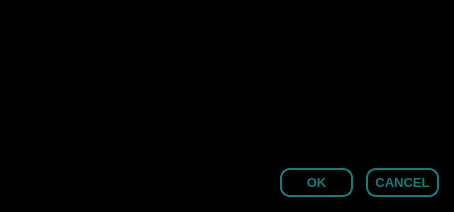
<?xml version="1.0" encoding="UTF-8"?>
<ui version="4.0">
 <class>message</class>
 <widget class="QWidget" name="message">
  <property name="geometry">
   <rect>
    <x>0</x>
    <y>0</y>
    <width>454</width>
    <height>212</height>
   </rect>
  </property>
  <property name="windowTitle">
   <string>Form</string>
  </property>
  <property name="styleSheet">
   <string notr="true">background-color: rgb(0, 0, 0);
color: rgb(19, 126, 124);</string>
  </property>
  <widget class="QPushButton" name="pb_ok">
   <property name="geometry">
    <rect>
     <x>280</x>
     <y>168</y>
     <width>73</width>
     <height>29</height>
    </rect>
   </property>
   <property name="font">
    <font>
     <family>Arial</family>
     <pointsize>10</pointsize>
     <weight>75</weight>
     <bold>true</bold>
    </font>
   </property>
   <property name="cursor">
    <cursorShape>PointingHandCursor</cursorShape>
   </property>
   <property name="styleSheet">
    <string notr="true">QPushButton::disabled {
    border: 2px solid rgb(149, 149, 149);
	color:rgb(149, 149, 149);
	border-radius:10px;
}
QPushButton{
border: 2px solid rgb(19, 126, 124);
border-radius:10px;
}
</string>
   </property>
   <property name="text">
    <string>OK</string>
   </property>
  </widget>
  <widget class="QPushButton" name="pb_cancel">
   <property name="geometry">
    <rect>
     <x>366</x>
     <y>168</y>
     <width>73</width>
     <height>29</height>
    </rect>
   </property>
   <property name="font">
    <font>
     <family>Arial</family>
     <pointsize>10</pointsize>
     <weight>75</weight>
     <bold>true</bold>
    </font>
   </property>
   <property name="cursor">
    <cursorShape>PointingHandCursor</cursorShape>
   </property>
   <property name="styleSheet">
    <string notr="true">QPushButton::disabled {
    border: 2px solid rgb(149, 149, 149);
	color:rgb(149, 149, 149);
	border-radius:10px;
}
QPushButton{
border: 2px solid rgb(19, 126, 124);
border-radius:10px;
}
</string>
   </property>
   <property name="text">
    <string>CANCEL</string>
   </property>
  </widget>
  <widget class="QTextEdit" name="textEdit">
   <property name="geometry">
    <rect>
     <x>110</x>
     <y>26</y>
     <width>327</width>
     <height>133</height>
    </rect>
   </property>
   <property name="font">
    <font>
     <family>Arial</family>
     <pointsize>12</pointsize>
    </font>
   </property>
   <property name="styleSheet">
    <string notr="true">border:0 solid #fff</string>
   </property>
   <property name="frameShadow">
    <enum>QFrame::Plain</enum>
   </property>
   <property name="lineWidth">
    <number>1</number>
   </property>
  </widget>
  <widget class="QFrame" name="frame">
   <property name="geometry">
    <rect>
     <x>18</x>
     <y>56</y>
     <width>73</width>
     <height>75</height>
    </rect>
   </property>
   <property name="styleSheet">
    <string notr="true">border-image: url(:/resource/resources/localization.png);</string>
   </property>
   <property name="frameShape">
    <enum>QFrame::StyledPanel</enum>
   </property>
   <property name="frameShadow">
    <enum>QFrame::Raised</enum>
   </property>
  </widget>
 </widget>
 <resources/>
 <connections/>
</ui>
